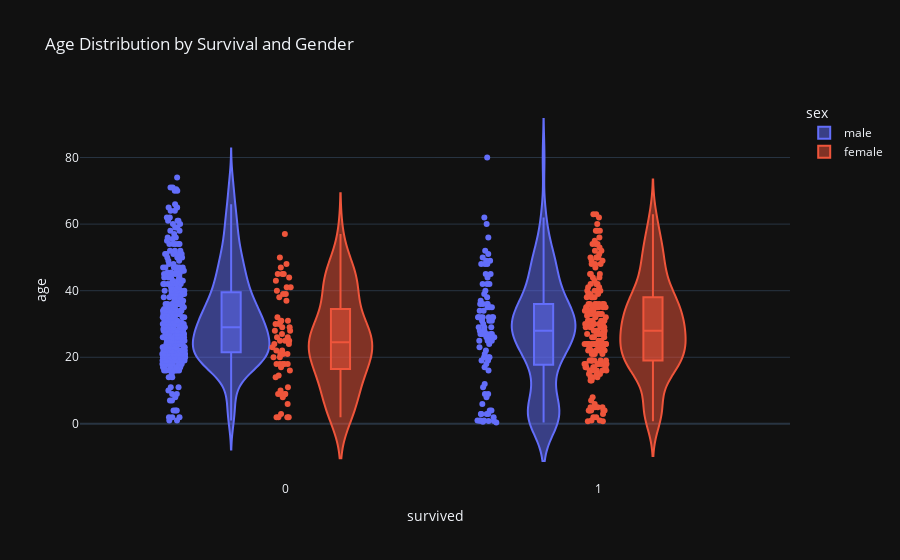

Source (notebook cell):
### Code cell
px.violin(df, x='survived', y='age', color='sex', 
                 box=True, points='all', 
                 title='Age Distribution by Survival and Gender', 
                 template='plotly_dark')

### Figure 1 — Plotly figure (JSON) as saved in the notebook; plotly's stock layout.template omitted (floating-point values rounded to 4 significant figures; data arrays with more than 128 entries replaced by an {"elided": "..."} marker saying what was removed)
{"data": [{"alignmentgroup": "True", "box": {"visible": true}, "hovertemplate": "sex=male<br>survived=%{x}<br>age=%{y}<extra></extra>", "legendgroup": "male", "marker": {"color": "#636efa"}, "name": "male", "offsetgroup": "male", "orientation": "v", "points": "all", "scalegroup": "True", "showlegend": true, "type": "violin", "x": {"elided": "577 int values"}, "x0": " ", "xaxis": "x", "y": {"elided": "577 float values"}, "y0": " ", "yaxis": "y"}, {"alignmentgroup": "True", "box": {"visible": true}, "hovertemplate": "sex=female<br>survived=%{x}<br>age=%{y}<extra></extra>", "legendgroup": "female", "marker": {"color": "#EF553B"}, "name": "female", "offsetgroup": "female", "orientation": "v", "points": "all", "scalegroup": "True", "showlegend": true, "type": "violin", "x": {"elided": "314 int values"}, "x0": " ", "xaxis": "x", "y": {"elided": "314 float values"}, "y0": " ", "yaxis": "y"}], "layout": {"legend": {"title": {"text": "sex"}, "tracegroupgap": 0}, "title": {"text": "Age Distribution by Survival and Gender"}, "violinmode": "group", "xaxis": {"anchor": "y", "domain": [0, 1], "title": {"text": "survived"}}, "yaxis": {"anchor": "x", "domain": [0, 1], "title": {"text": "age"}}}}
